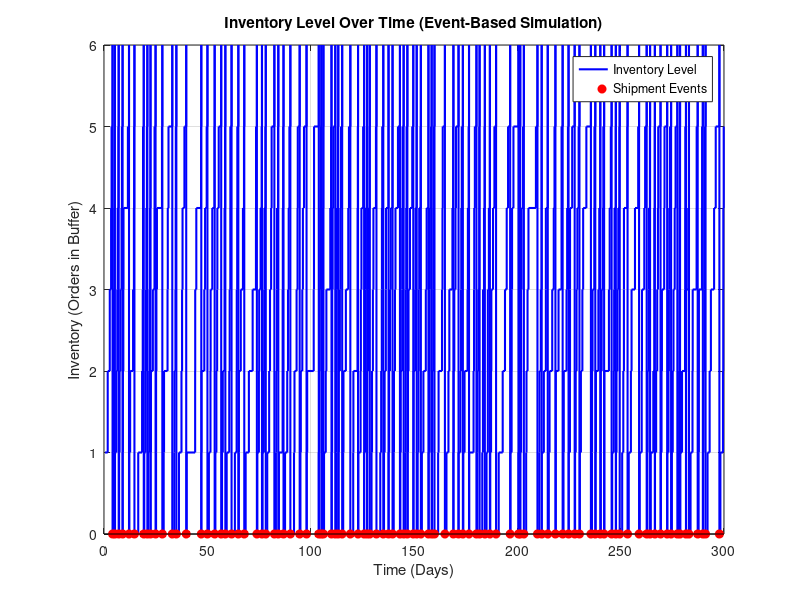

Source code (MATLAB):
% === DYNAMIC POLICY: Event-Based Replenishment ===
clear; clc;

% --- Parameters ---
days = 300;                         % Total days that simulation will run
lambda = 2;                          % Average order rate (orders per day)
shipmentThreshold = 6;              % Shipment triggered after this many orders
fixedCostPerShipment = 500;
UnitVariableCost = 1;
w = 0.5;                             % Waiting cost per unit per day

% --- Initialize ---
buffer = 0;
eventTime = 0;
shipmentTimes = [];
totalShipped = 0;
totalWaitingTime = 0;
orderArrivalTimes = [];

inventoryHistory = [];
inventoryTimestamps = [];

% === EVENT-BASED SIMULATION ===
while eventTime < days
    % Generate interarrival time
    interArrival = -log(rand) / lambda;
    eventTime = eventTime + interArrival;
    if eventTime > days
        break
    end

    % New order arrives
    buffer = buffer + 1;
    orderArrivalTimes = [orderArrivalTimes, eventTime];

    % Log inventory state
    inventoryHistory(end+1) = buffer;
    inventoryTimestamps(end+1) = eventTime;

    % Trigger shipment
    if buffer >= shipmentThreshold
        shipmentTimes(end+1) = eventTime;
        totalShipped = totalShipped + shipmentThreshold;

        waitingTimes = eventTime - orderArrivalTimes(1:shipmentThreshold);
        totalWaitingTime = totalWaitingTime + sum(waitingTimes);

        % Remove shipped orders
        orderArrivalTimes(1:shipmentThreshold) = [];
        buffer = buffer - shipmentThreshold;

        % Log inventory after shipment
        inventoryHistory(end+1) = buffer;
        inventoryTimestamps(end+1) = eventTime;
    end
end

% --- Cost Calculations ---
totalShipments = length(shipmentTimes);
variableCost = totalShipped * UnitVariableCost;
waitingCost = w * totalWaitingTime;
totalCost = totalShipments * fixedCostPerShipment + variableCost + waitingCost;
costPerDay = totalCost / days;

if totalShipments > 0
    costPerShipment = totalCost / totalShipments;
else
    costPerShipment = NaN;
end

% --- Output Report ---
fprintf('=== EVENT-BASED DYNAMIC POLICY ===\n');
fprintf('Total Shipments: %d\n', totalShipments);
fprintf('Total Units Shipped: %d\n', totalShipped);
fprintf('Total Waiting Time (unit-days): %.2f\n', totalWaitingTime);
fprintf('Variable Cost: $%.2f\n', variableCost);
fprintf('Waiting Cost: $%.2f\n', waitingCost);
fprintf('Total Cost: $%.2f\n', totalCost);
fprintf('Average Cost per Shipment: $%.2f\n', costPerShipment);
fprintf('Average Cost per Day: $%.2f\n', costPerDay);

% --- Plot: Inventory Level by Event ---
figure;
stairs(inventoryTimestamps, inventoryHistory, 'b-', 'LineWidth', 1.5); hold on;
stem(shipmentTimes, zeros(size(shipmentTimes)), 'r', 'filled', 'LineStyle', 'none');
xlabel('Time (Days)');
ylabel('Inventory (Orders in Buffer)');
title('Inventory Level Over Time (Event-Based Simulation)');
legend('Inventory Level', 'Shipment Events');
grid on;

% === FUNCTION: Optional if Poisson needed elsewhere ===
function samples = myPoisson(lambda, n)
samples = zeros(1, n);
for i = 1:n
    L = exp(-lambda);
    k = 0; p = 1;
    while p > L
        k = k + 1;
        p = p * rand();
    end
    samples(i) = k - 1;
end
end
